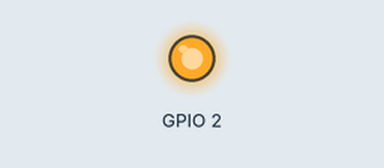
This sketch was run on a simulated ESP8266 (NodeMCU). On the bench: output pins drawn as LEDs (lit = HIGH). WiFi joins after 1.5 s; servers stay silent unless stated; uploads are accepted with an empty reply; what the sketch prints to the serial monitor is not drawn.

Above: at 0.1 s.
At 63.8 s:
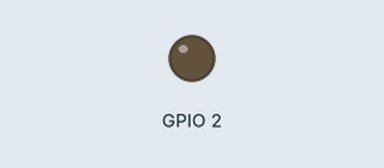
Timing chart, 0 to 127.5 s (numbered marks = the images above):
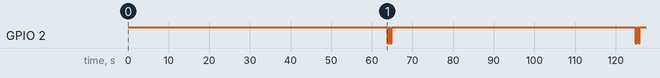

Measured:
- by itself, GPIO 2: HIGH → LOW at 63.8 s, → HIGH 0.50 s later, → LOW 0.30 s later, → HIGH 0.30 s later, … (8 changes in this stretch)

The sketch:

getSubCount.ino
```cpp
/*
"""
		Get the Youtube subscriber count from google.apis and send it to the display every 60s.
		Loops until killed.

		You will need to get your own API-Key from google but that is quite simple. Google it ;)
"""
*/


#include <ESP8266WiFi.h>
#include <WiFiClientSecure.h>
#include <ArduinoJson.h>

#define STASSID "ASUS_XX_2G"	// your wifi AP
#define STAPSK  "ShootMeDead"	// AP password

const char* ssid = STASSID;
const char* password = STAPSK;

const char* host = "www.googleapis.com";
String url = "/youtube/v3/channels?part=statistics&id=<YOUR_CHANNEL_ID>&fields=items/statistics/subscriberCount&key=<YOUR_API_KEY>";
const int httpsPort = 443;

int everythingIsFine = true;
// Use web browser to view and copy SHA1 fingerprint of the certificate
// Forget about the finger print. You'll have to update it every time the certificate changes
//const char fingerprint[] PROGMEM = "43 2f 75 94 fb 9c 00 ab ee 26 22 61 57 50 bf b4 d2 05 85 c7";


// The meat
//
int get_subscriber_count()
{
  // Use WiFiClientSecure class to create TLS connection
  WiFiClientSecure client;
  //client.setFingerprint(fingerprint);		// keeping track of finger prints isn't easy
  client.setInsecure();						// set the client to ignore checking for it
											// otherwise the counter will stop working the next time the certificate changes

  client.setTimeout(10000);

  if (!client.connect(host, httpsPort)) {
    Serial.println("connection failed");
    everythingIsFine = false;
    return -1;
  }

  // Yay, googleapis suddenly replied with chunks, so switching back to 1.0
  if (client.print(String("GET ") + url + " HTTP/1.0\r\n" +
                   "Host: " + host + "\r\n" +
                   "Connection: close\r\n\r\n") == 0)
  {
    Serial.println("Failed to send http request");
    everythingIsFine = false;
    return -1;
  }

  // Check HTTP status
  char status[32] = {0};
  client.readBytesUntil('\r', status, sizeof(status));
  if (strcmp(status, "HTTP/1.0 200 OK") != 0) {
    Serial.print("Unexpected response: ");
    Serial.println(status);
    everythingIsFine = false;
    return -1;
  }

  // Skip HTTP headers
  char endOfHeaders[] = "\r\n\r\n";
  if (!client.find(endOfHeaders)) {
    Serial.println("Failed to read header");
    everythingIsFine = false;
    return -1;
  }

  const size_t capacity = JSON_OBJECT_SIZE(3) + JSON_ARRAY_SIZE(2) + 200;

// debug: just print the returning data
//  char tst[64];
//  while (client.available())
//    Serial.print(char(client.read()));
//  Serial.println();
//  return 0;

  DynamicJsonDocument doc(capacity);

  // Parse JSON object
  DeserializationError error = deserializeJson(doc, client);
  if (error) {
    Serial.print(F("deserializeJson() failed: "));
    Serial.println(error.c_str());
    everythingIsFine = false;
    return -1;
  }

  // debug
  //serializeJsonPretty(doc, Serial);
  everythingIsFine = true;
  return doc["items"][0]["statistics"]["subscriberCount"].as<int>();
}


void InitWifi()
{
  Serial.println();
  Serial.print("connecting to ");
  Serial.println(ssid);
  WiFi.mode(WIFI_STA);
  WiFi.begin(ssid, password);
  while (WiFi.status() != WL_CONNECTED) {
    delay(500);
    Serial.print(".");
  }
  Serial.println("");
  Serial.println("WiFi connected");
  Serial.println("IP address: ");
  Serial.println(WiFi.localIP());
}

void setup() {
  pinMode(LED_BUILTIN, OUTPUT);     // Initialize the LED_BUILTIN pin as an output
  digitalWrite(LED_BUILTIN, HIGH);  // Turn the LED off
  delay(2000);
  Serial.begin(9600);
  InitWifi();
}

void blink()
{
    digitalWrite(LED_BUILTIN, LOW);   // Turn the LED on
    delay(500);
    digitalWrite(LED_BUILTIN, HIGH);   // Turn the LED off

    //double blink if something is wrong
    if(not everythingIsFine) {
      delay(300);
      digitalWrite(LED_BUILTIN, LOW);   // Turn the LED on
      delay(300);
      digitalWrite(LED_BUILTIN, HIGH);   // Turn the LED off
    }
}

void loop()
{
  int subCount = get_subscriber_count();
  if(subCount > 0) {
    //Serial.print("getSubCount returned: ");
    //Serial.println(subCount);
    Serial.print(String("$D") + String(subCount / 10) + "\n");
    blink();
  }

  for(uint8_t c = 0; c < 5; c++) {
    delay(60000); // 1 minute wait
    if(not everythingIsFine)
      blink();
  }
}
```
